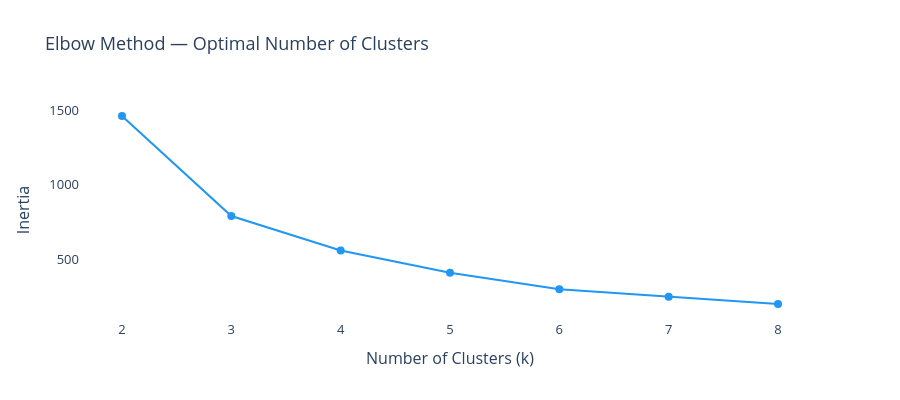

The code cell stored with this chart in its notebook:
### Markdown cell above
## 4. K-Means Clustering — Whitespace Priority Tiers

### Code cell
# Prepare features for clustering
employee_band_map = {"1-50": 1, "51-200": 2, "201-500": 3, "501-2000": 4, "2001+": 5}
segment_map = {"SMB": 1, "Mid-Market": 2, "Enterprise": 3}

whitespace_ml = whitespace.copy()
whitespace_ml["employee_band_num"] = whitespace_ml["employee_band"].map(employee_band_map)
whitespace_ml["segment_num"] = whitespace_ml["segment"].map(segment_map)
whitespace_ml["estimated_arr"] = whitespace_ml["estimated_arr"].fillna(0)

features = ["estimated_arr", "employee_band_num", "segment_num"]
X = whitespace_ml[features].fillna(0)

# Elbow method
inertias = []
k_range = range(2, 9)

for k in k_range:
    pipe = Pipeline([
        ("scaler", StandardScaler()),
        ("kmeans", KMeans(n_clusters=k, random_state=42, n_init=10))
    ])
    pipe.fit(X)
    inertias.append(pipe.named_steps["kmeans"].inertia_)

fig_elbow = go.Figure()
fig_elbow.add_trace(go.Scatter(
    x=list(k_range),
    y=inertias,
    mode="lines+markers",
    marker=dict(size=8, color="#2196F3"),
    line=dict(width=2)
))

fig_elbow.update_layout(
    title="Elbow Method — Optimal Number of Clusters",
    xaxis_title="Number of Clusters (k)",
    yaxis_title="Inertia",
    height=400,
    font=dict(size=13),
    plot_bgcolor="white",
    paper_bgcolor="white"
)

fig_elbow.show()
fig_elbow.write_image("../outputs/03_elbow_method.png", width=900, height=400, scale=2)
print("Saved: ../outputs/03_elbow_method.png")

### Figure 1 — Plotly figure (JSON) as saved in the notebook; plotly's stock layout.template omitted (floating-point values rounded to 4 significant figures)
{"data": [{"line": {"width": 2}, "marker": {"color": "#2196F3", "size": 8}, "mode": "lines+markers", "type": "scatter", "x": [2, 3, 4, 5, 6, 7, 8], "y": [1460.0, 791.5, 561.5, 412.7, 302.6, 252.3, 204.2]}], "layout": {"font": {"size": 13}, "height": 400, "paper_bgcolor": "white", "plot_bgcolor": "white", "title": {"text": "Elbow Method — Optimal Number of Clusters"}, "xaxis": {"title": {"text": "Number of Clusters (k)"}}, "yaxis": {"title": {"text": "Inertia"}}}}
